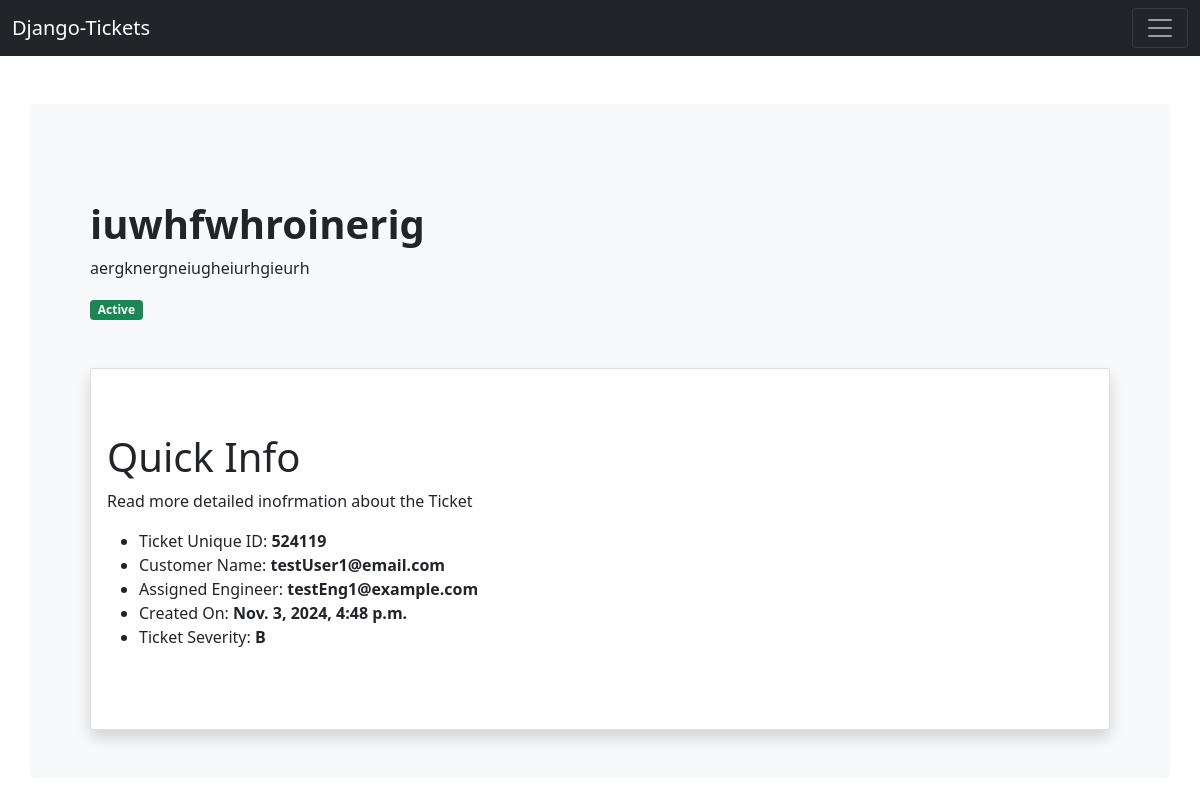
Screenshot of /ticket/ticket-details/524119/ with the database file from the repository.
### ticket/models.py (models this page shows)
class Ticket(models.Model):
    customer = models.ForeignKey(User, on_delete=models.CASCADE)
    engineer = models.ForeignKey(User, on_delete=models.DO_NOTHING, related_name='engineer', null=True, blank=True)
    ticket_id = models.CharField(max_length=15, unique=True)
    ticket_title = models.CharField(max_length=50)
    ticket_description = models.TextField()
    ticket_type = models.CharField(max_length=20, choices=(('Bug', 'Bug'), ('Compatibility Issue', 'Comaptibility Issue'), ('General', 'General')), default='General')
    status = models.CharField(max_length=20, choices=(('Active', 'Active'), ('Pending', 'Pending'), ('Resolved', 'Resolved')), default='Pending')
    created_on = models.DateTimeField(auto_now_add=True)
    lastmodified = models.DateTimeField(auto_now=True)
    is_resolved = models.BooleanField(default=False)
    severity = models.CharField(max_length=5, choices=(('A', 'A'), ('B', 'B')), default = 'B')
    is_assigned_to_engineer = models.BooleanField(default=False)
    resolution_steps = models.TextField(blank = True, null = True)

### accounts/models.py (models this page shows)
class User(AbstractUser):
    is_customer = models.BooleanField(default=False)
    is_engineer = models.BooleanField(default=False)
    email = models.EmailField(unique=True)

### ticket/views.py (the view)
# urls.py: path('ticket-details/<str:ticket_id>/', views.ticket_details, name='ticket-details'),
def ticket_details(request, ticket_id):
    ticket = Ticket.objects.get(ticket_id=ticket_id)
    context = {'ticket':ticket}
    return render(request, 'ticket/ticket_details.html', context)

### templates/ticket/ticket_details.html (shortened to what this page needs)
{% extends 'base.html' %}
{% block content %}
<div class="row p-5 mb-4 bg-light rounded-3">
    <div class="col-md-8">
        <div class="py-5">
            <h1 class="display-6 fw-bold">{{ticket.ticket_title}}</h1>
            <p class="">
                {{ticket.ticket_description}}
            </p>
            {% if ticket.status == 'Pending' %}
            <span class="badge bg-warning">Pending</span>
            {% elif ticket.status == 'Active' %}
            <span class="badge bg-success">Active</span>
            {% elif ticket.status == 'Resolved' %}
            <span class="badge bg-danger">Resolved</span>
            {% endif %}
        </div>
    </div>
    <div class="cold-md-4">
        <div class="card shadow">
            <div class="card-body">
                <div class="py-5">
                    <h2 class="display-6">Quick Info</h2>
                    <p>Read more detailed inofrmation about the Ticket</p>
                    <ul class="icon-list">
                        <li>Ticket Unique ID: <b> {{ticket.ticket_id}}</b></li>
                        <li>Customer Name: <b> {{ticket.customer}}</b></li>
                        <li>Assigned Engineer: <b> {{ticket.engineer}}</b></li>
                        <li>Created On: <b> {{ticket.created_on}}</b></li>
                        <li>Ticket Severity: <b> {{ticket.severity}}</b></li>
                    </ul>
                </div>
            </div>
        </div>
    </div>
</div>
{% endblock content %}

### rows the page displays
Ticket: ticket_title "iuwhfwhroinerig", ticket_description "aergknergneiugheiurhgieurh", ticket_id "524119", customer "testUser1@email.com", engineer "testEng1@example.com", created_on "Nov. 3, 2024, 4:48 p.m.", severity "B"
